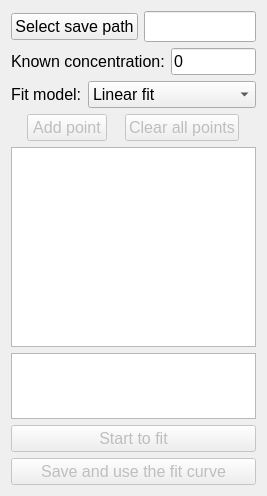
          <widget class="QWidget" name="page_6">
           <property name="geometry">
            <rect>
             <x>0</x>
             <y>0</y>
             <width>267</width>
             <height>483</height>
            </rect>
           </property>
           <attribute name="label">
            <string>Calibration</string>
           </attribute>
           <layout class="QVBoxLayout" name="verticalLayout_15" stretch="0,0,0,0,0,0,1,0">
            <item>
             <layout class="QHBoxLayout" name="horizontalLayout_43" stretch="0,1">
              <item>
               <widget class="QPushButton" name="Button_savepath_jiaozhun">
                <property name="font">
                 <font>
                  <family>Arial</family>
                  <pointsize>12</pointsize>
                 </font>
                </property>
                <property name="text">
                 <string>Select save path</string>
                </property>
               </widget>
              </item>
              <item>
               <widget class="QLineEdit" name="lineEdit_2">
                <property name="font">
                 <font>
                  <family>Adobe Devanagari</family>
                  <pointsize>12</pointsize>
                 </font>
                </property>
                <property name="readOnly">
                 <bool>true</bool>
                </property>
               </widget>
              </item>
             </layout>
            </item>
            <item>
             <layout class="QHBoxLayout" name="horizontalLayout_42" stretch="0,1">
              <item>
               <widget class="QLabel" name="label_49">
                <property name="font">
                 <font>
                  <family>Arial</family>
                  <pointsize>12</pointsize>
                 </font>
                </property>
                <property name="text">
                 <string>Known concentration:</string>
                </property>
               </widget>
              </item>
              <item>
               <widget class="QLineEdit" name="lineEdit">
                <property name="font">
                 <font>
                  <family>Arial</family>
                  <pointsize>12</pointsize>
                 </font>
                </property>
                <property name="text">
                 <string>0</string>
                </property>
               </widget>
              </item>
             </layout>
            </item>
            <item>
             <layout class="QHBoxLayout" name="horizontalLayout_44" stretch="0,1">
              <item>
               <widget class="QLabel" name="label_51">
                <property name="font">
                 <font>
                  <family>Arial</family>
                  <pointsize>12</pointsize>
                 </font>
                </property>
                <property name="text">
                 <string>Fit model:</string>
                </property>
               </widget>
              </item>
              <item>
               <widget class="QComboBox" name="comboBox">
                <property name="font">
                 <font>
                  <family>Arial</family>
                  <pointsize>12</pointsize>
                 </font>
                </property>
                <item>
                 <property name="text">
                  <string>Linear fit</string>
                 </property>
                </item>
                <item>
                 <property name="text">
                  <string>Boltzmann fit</string>
                 </property>
                </item>
                <item>
                 <property name="text">
                  <string>Log3P1 fit</string>
                 </property>
                </item>
               </widget>
              </item>
             </layout>
            </item>
            <item>
             <layout class="QHBoxLayout" name="horizontalLayout_45">
              <property name="spacing">
               <number>2</number>
              </property>
              <item>
               <widget class="QPushButton" name="button_addpoint">
                <property name="enabled">
                 <bool>false</bool>
                </property>
                <property name="sizePolicy">
                 <sizepolicy hsizetype="Fixed" vsizetype="Fixed">
                  <horstretch>0</horstretch>
                  <verstretch>0</verstretch>
                 </sizepolicy>
                </property>
                <property name="font">
                 <font>
                  <family>Arial</family>
                  <pointsize>12</pointsize>
                 </font>
                </property>
                <property name="text">
                 <string>Add point</string>
                </property>
               </widget>
              </item>
              <item>
               <widget class="QPushButton" name="pushButton_3">
                <property name="enabled">
                 <bool>false</bool>
                </property>
                <property name="sizePolicy">
                 <sizepolicy hsizetype="Fixed" vsizetype="Fixed">
                  <horstretch>0</horstretch>
                  <verstretch>0</verstretch>
                 </sizepolicy>
                </property>
                <property name="font">
                 <font>
                  <family>Arial</family>
                  <pointsize>12</pointsize>
                 </font>
                </property>
                <property name="text">
                 <string>Clear all points</string>
                </property>
               </widget>
              </item>
             </layout>
            </item>
            <item>
             <widget class="QGraphicsView" name="graphicsView3">
              <property name="minimumSize">
               <size>
                <width>150</width>
                <height>200</height>
               </size>
              </property>
             </widget>
            </item>
            <item>
             <widget class="QTextEdit" name="label_52">
              <property name="minimumSize">
               <size>
                <width>0</width>
                <height>66</height>
               </size>
              </property>
              <property name="font">
               <font>
                <family>Adobe Devanagari</family>
                <pointsize>12</pointsize>
               </font>
              </property>
              <property name="readOnly">
               <bool>true</bool>
              </property>
             </widget>
            </item>
            <item>
             <widget class="QPushButton" name="button_fit">
              <property name="enabled">
               <bool>false</bool>
              </property>
              <property name="font">
               <font>
                <family>Arial</family>
                <pointsize>12</pointsize>
               </font>
              </property>
              <property name="text">
               <string>Start to fit</string>
              </property>
             </widget>
            </item>
            <item>
             <widget class="QPushButton" name="pushButton_4">
              <property name="enabled">
               <bool>false</bool>
              </property>
              <property name="sizePolicy">
               <sizepolicy hsizetype="Preferred" vsizetype="Fixed">
                <horstretch>0</horstretch>
                <verstretch>0</verstretch>
               </sizepolicy>
              </property>
              <property name="font">
               <font>
                <family>Arial</family>
                <pointsize>12</pointsize>
               </font>
              </property>
              <property name="text">
               <string>Save and use the fit curve</string>
              </property>
             </widget>
            </item>
           </layout>
          </widget>
